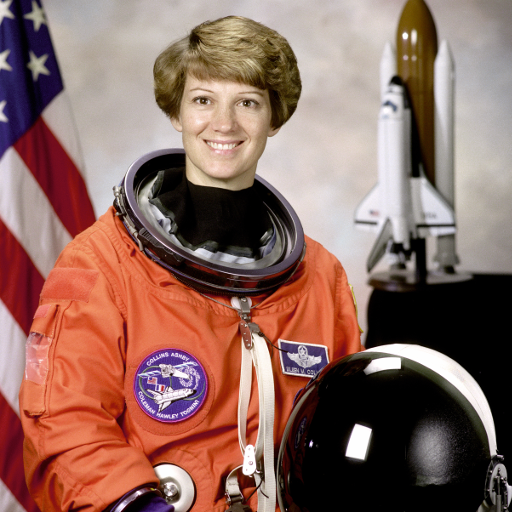
#> input picture skimage.data.astronaut(), 512 x 512 px
$ jupyter execute --allow-errors denoise.ipynb
#> lines starting #> are read from the running program, lines starting #| are printed output that depends on the picture
[cell 1]
import numpy as np
import matplotlib.pyplot as plt
import cv2 as cv
import skimage as ski
from skimage import data, color

[cell 2]
image = color.rgb2gray(data.astronaut())
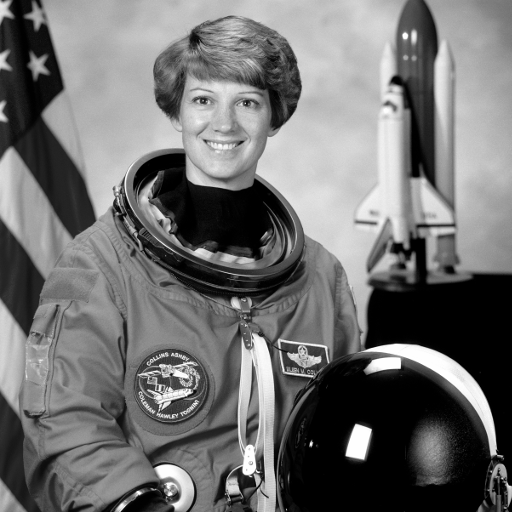
#> image: shape (512, 512) float64; min 0, max 1, mean 0.442
plt.figure()
plt.imshow(image, cmap='gray')

[cell 3]
def gaussian_filter_unique_means_2d(kernel_size, sigma_x=1, sigma_y=1, mu_x=0, mu_y=0):
    # Initializing value of x, y as grid of kernel size
    # in the range of kernel size

    x, y = np.meshgrid(np.linspace(-1, 1, kernel_size),
                       np.linspace(-1, 1, kernel_size))

    # Corrected normal part of Gaussian
    normal = 1 / (2 * np.pi * sigma_x * sigma_y)

    # Calculating Gaussian filter
    gauss = normal * np.exp(-((x - mu_x)**2 / (2 * sigma_x ** 2) +
                              (y - mu_y)**2 / (2 * sigma_x ** 2) ))

    return gauss

# Something is wrong??
def gaussian_filter_2d(kernel_size, sigma=1, mu_x=0, mu_y=0):
    # Initializing value of x, y as grid of kernel size
    # in the range of kernel size

    x, y = np.meshgrid(np.linspace(-1, 1, kernel_size),
                       np.linspace(-1, 1, kernel_size))

    # Corrected normal part of Gaussian
    normal = 1 / (sigma * np.sqrt(2 * np.pi))

    # Calculating Gaussian filter
    gauss = normal * np.exp(-(((x - mu_x)**2 + (y - mu_y)**2) / (2 * (sigma ** 2))))

    # gauss = normal * np.exp(-((x - mu_x)**2 / (2 * sigma**2) + (y - mu_y)**2 / (2 * sigma**2)))


    return gauss


kernel_size = 3
gaussian = gaussian_filter_2d(kernel_size)
# gaussian = gaussian_filter_unique_means_2d(kernel_size)


print("Gaussian filter of {} X {}:".format(kernel_size, kernel_size))
print(gaussian)


plt.imshow(gaussian, cmap='viridis', extent=(-1, 1, -1, 1))
plt.title("Gaussian Filter")
plt.colorbar()
plt.show()
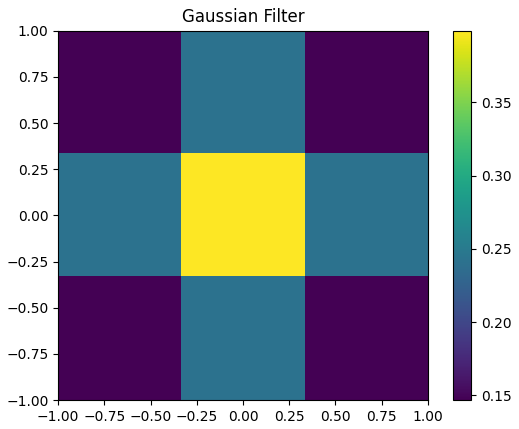
#> figure drawn by matplotlib, 2 panels

x, y = np.meshgrid(np.linspace(-1, 1, kernel_size), np.linspace(-1, 1, kernel_size))

# Create a 3D plot
# plot using subplots
fig = plt.figure()
ax1 = fig.add_subplot(2,1,1,projection='3d')

ax1.plot_surface(x, y, gaussian, rstride=3, cstride=3, linewidth=1, antialiased=True,
                cmap='viridis')
ax1.view_init(55,-70)
ax1.set_xticks([])
ax1.set_yticks([])
ax1.set_zticks([])
ax1.set_xlabel(r'$x$')
ax1.set_ylabel(r'$y$')

ax2 = fig.add_subplot(2,1,2,projection='3d')
ax2.contourf(x, y, gaussian, zdir='z', offset=0, cmap='viridis')
ax2.view_init(90, 270)

ax2.grid(False)
ax2.set_xticks([])
ax2.set_yticks([])
ax2.set_zticks([])
ax2.set_xlabel(r'$x$')
ax2.set_ylabel(r'$y$')

plt.show()
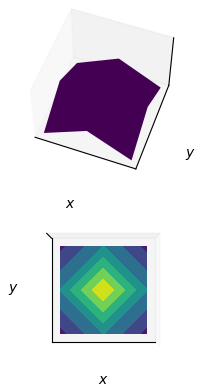
#> figure drawn by matplotlib, 2 panels

[cell 4]
import numpy as np
import matplotlib.pyplot as plt
from matplotlib import cm
from mpl_toolkits.mplot3d import Axes3D

# Our 2-dimensional distribution will be over variables X and Y
N = 40
X = np.linspace(-2, 2, N)
Y = np.linspace(-2, 2, N)
X, Y = np.meshgrid(X, Y)

# Mean vector and covariance matrix
mu = np.array([0., 0.])
Sigma = np.array([[ 1. , 0.5], [-0.5,  1.]])

# Pack X and Y into a single 3-dimensional array
pos = np.empty(X.shape + (2,))
pos[:, :, 0] = X
pos[:, :, 1] = Y

def multivariate_gaussian(pos, mu, Sigma):
    """Return the multivariate Gaussian distribution on array pos."""

    n = mu.shape[0]
    Sigma_det = np.linalg.det(Sigma)
    Sigma_inv = np.linalg.inv(Sigma)
    N = np.sqrt((2*np.pi)**n * Sigma_det)
    # This einsum call calculates (x-mu)T.Sigma-1.(x-mu) in a vectorized
    # way across all the input variables.
    fac = np.einsum('...k,kl,...l->...', pos-mu, Sigma_inv, pos-mu)

    return np.exp(-fac / 2) / N

# The distribution on the variables X, Y packed into pos.
Z = multivariate_gaussian(pos, mu, Sigma)

# plot using subplots
fig = plt.figure()
ax1 = fig.add_subplot(2,1,1,projection='3d')

ax1.plot_surface(X, Y, Z, rstride=3, cstride=3, linewidth=1, antialiased=True,
                cmap=cm.viridis)
ax1.view_init(55,-70)
ax1.set_xticks([])
ax1.set_yticks([])
ax1.set_zticks([])
ax1.set_xlabel(r'$x_1$')
ax1.set_ylabel(r'$x_2$')

ax2 = fig.add_subplot(2,1,2,projection='3d')
ax2.contourf(X, Y, Z, zdir='z', offset=0, cmap=cm.viridis)
ax2.view_init(90, 270)

ax2.grid(False)
ax2.set_xticks([])
ax2.set_yticks([])
ax2.set_zticks([])
ax2.set_xlabel(r'$x_1$')
ax2.set_ylabel(r'$x_2$')

plt.show()
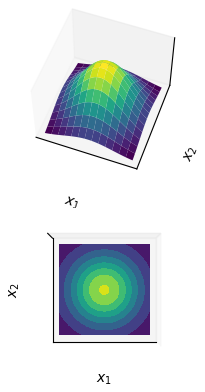
#> figure drawn by matplotlib, 2 panels
print(Z)

[cell 5]
import unittest
import numpy as np

class TestGaussianFilter(unittest.TestCase):
    def test_default_parameters(self):
        # Test the function with default parameters
        kernel_size = 3
        gaussian = gaussian_filter_unique_means_2d(kernel_size=kernel_size)
